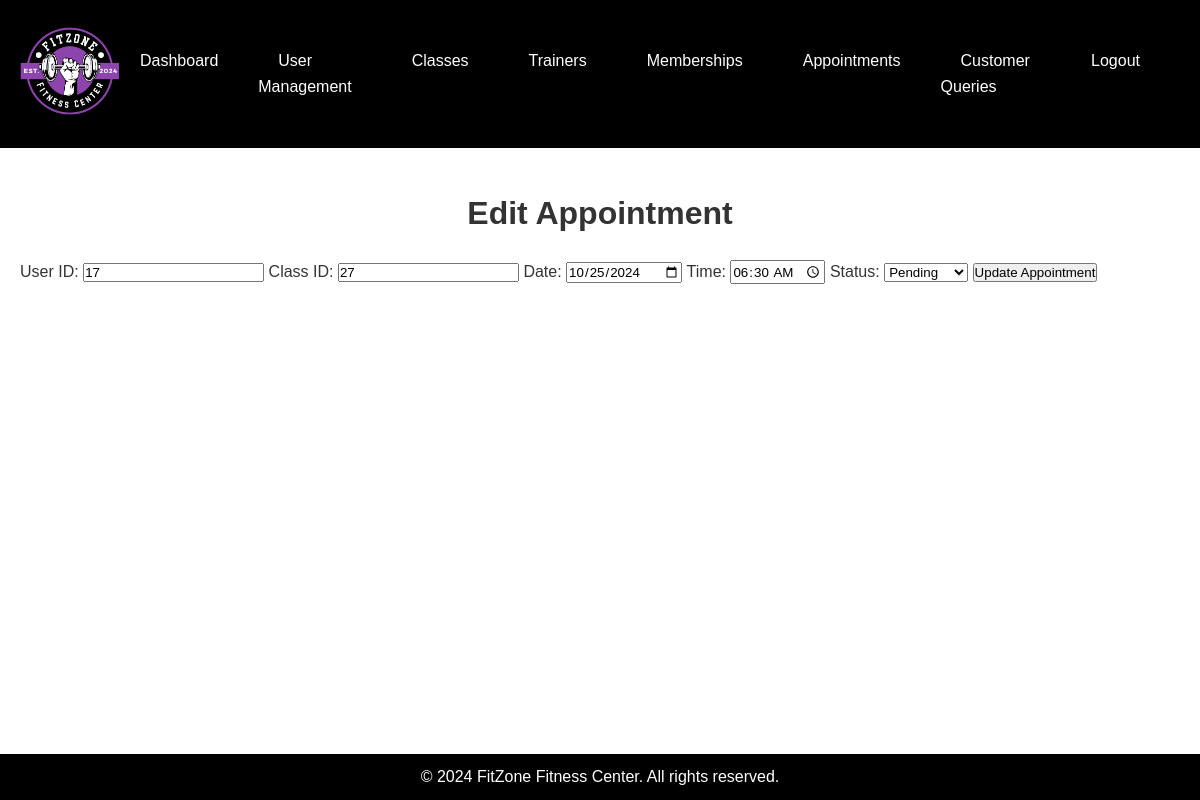
The page /Edit Appointment.php?id=1 on the database its author committed.
### tables this page shows
CREATE TABLE IF NOT EXISTS `appointments` (
  `appointment_id` int NOT NULL AUTO_INCREMENT,
  `user_id` int NOT NULL,
  `username` text NOT NULL,
  `class_id` int NOT NULL,
  `appointment_date` date NOT NULL,
  `appointment_time` time NOT NULL,
  `status` enum('Pending','Confirmed','Cancelled') NOT NULL DEFAULT 'Pending',
  PRIMARY KEY (`appointment_id`),
  KEY `user_id` (`user_id`),
  KEY `class_id` (`class_id`)
);

### Edit Appointment.php (the view, shortened to what this page needs)
<!DOCTYPE html>
<html lang="en">
<head>
    <link rel="stylesheet" href="Style.css">
    <link rel="stylesheet" href="Dashboard.css">
</head>
<body>
    <header>
        <div class="logo">
            <a href="Home.html"><img src="FitZone Fitness Center Logo.png" alt="FitZone Logo" width="100"></a>
        </div>
        <nav>
            <ul>
                <li><a href="Admin Dashboard.html">Dashboard</a></li>
                <li><a href="User Management.php">User Management</a></li>
                <li><a href="Class Management.php">Classes</a></li>
                <li><a href="Trainer Management.php">Trainers</a></li>
                <li><a href="Membership Management.php">Memberships</a></li>
                <li><a href="Appointments.php">Appointments</a></li>
                <li><a href="Queries.php">Customer Queries</a></li>
                <li><a href="Logout.php">Logout</a></li>
            </ul>
        </nav>
    </header>
    <main>
        <h1>Edit Appointment</h1>
        <?php
        $conn = new mysqli('localhost', 'root', '', 'fitzone_fitness_center');
        if (isset($_GET['id'])) {
            $appointment_id = $_GET['id'];
            $sql = "SELECT * FROM appointments WHERE appointment_id = ?";
            $stmt = $conn->prepare($sql);
            $stmt->bind_param("i", $appointment_id);
            $stmt->execute();
            $result = $stmt->get_result();
            $appointment = $result->fetch_assoc();
        }
        ?>
        <form action="Edit Appointment.php?id=<?php echo $appointment_id; ?>" method="POST">
            <label for="user_id">User ID:</label>
            <input type="number" name="user_id" value="<?php echo $appointment['user_id']; ?>" required>
            <label for="class_id">Class ID:</label>
            <input type="number" name="class_id" value="<?php echo $appointment['class_id']; ?>" required>
            <label for="appointment_date">Date:</label>
            <input type="date" name="appointment_date" value="<?php echo $appointment['appointment_date']; ?>" required>
            <label for="appointment_time">Time:</label>
            <input type="time" name="appointment_time" value="<?php echo $appointment['appointment_time']; ?>" required>
            <label for="status">Status:</label>
            <select name="status" required>
                <option value="Pending" <?php echo ($appointment['status'] == 'Pending') ? 'selected' : ''; ?>>Pending</option>
            </select>
            <button type="submit">Update Appointment</button>
        </form>
    </main>
    <footer>
        <p>&copy; 2024 FitZone Fitness Center. All rights reserved.</p>
    </footer>
</body>
</html>

### Style.css (style rules this page uses)
* { margin: 0; padding: 0; box-sizing: border-box; font-family: 'Poppins', sans-serif; }
main { padding: 20px; }
body { line-height: 1.6; color: #333; display: grid; grid-template-rows: auto 1fr auto; min-height: 100vh; }
header { display: flex; justify-content: space-between; align-items: center; background-color: #000; padding: 20px; color: #fff; }
nav ul { list-style: none; display: flex; }
nav ul li { margin-right: 20px; }
nav ul li a { text-decoration: none; color: #fff; padding: 10px 20px; }
footer { background-color: #000; color: #fff; text-align: center; padding: 10px 0; }

### Dashboard.css (style rules this page uses)
h1 { text-align: center; margin: 20px 0; color: #333; }

### rows shown on the page
appointments: user_id "17", class_id "27", appointment_date "10/25/2024", appointment_time "06:30:00", status "Pending"
